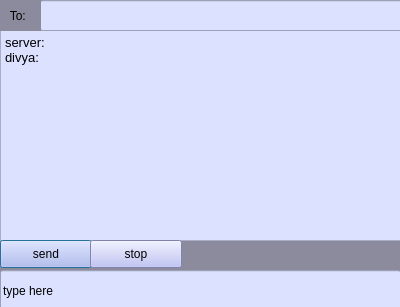
<?xml version="1.0" encoding="UTF-8"?>
<ui version="4.0">
 <class>Dialog</class>
 <widget class="QDialog" name="Dialog">
  <property name="geometry">
   <rect>
    <x>0</x>
    <y>0</y>
    <width>400</width>
    <height>307</height>
   </rect>
  </property>
  <property name="windowTitle">
   <string>Dialog</string>
  </property>
  <property name="styleSheet">
   <string notr="true">background-color: rgb(124, 124, 93);
background-color: rgb(139, 139, 157);</string>
  </property>
  <widget class="QTextEdit" name="textEdit">
   <property name="geometry">
    <rect>
     <x>0</x>
     <y>30</y>
     <width>401</width>
     <height>211</height>
    </rect>
   </property>
   <property name="styleSheet">
    <string notr="true">background-color: rgb(220, 225, 255);</string>
   </property>
   <property name="html">
    <string>&lt;!DOCTYPE HTML PUBLIC &quot;-//W3C//DTD HTML 4.0//EN&quot; &quot;http://www.w3.org/TR/REC-html40/strict.dtd&quot;&gt;
&lt;html&gt;&lt;head&gt;&lt;meta name=&quot;qrichtext&quot; content=&quot;1&quot; /&gt;&lt;style type=&quot;text/css&quot;&gt;
p, li { white-space: pre-wrap; }
&lt;/style&gt;&lt;/head&gt;&lt;body style=&quot; font-family:'Sans'; font-size:10pt; font-weight:400; font-style:normal;&quot;&gt;
&lt;p style=&quot; margin-top:0px; margin-bottom:0px; margin-left:0px; margin-right:0px; -qt-block-indent:0; text-indent:0px;&quot;&gt;server:&lt;/p&gt;
&lt;p style=&quot; margin-top:0px; margin-bottom:0px; margin-left:0px; margin-right:0px; -qt-block-indent:0; text-indent:0px;&quot;&gt;divya:&lt;/p&gt;&lt;/body&gt;&lt;/html&gt;</string>
   </property>
  </widget>
  <widget class="QPushButton" name="pushButton">
   <property name="geometry">
    <rect>
     <x>0</x>
     <y>240</y>
     <width>92</width>
     <height>28</height>
    </rect>
   </property>
   <property name="styleSheet">
    <string notr="true">background-color: rgb(179, 183, 243);</string>
   </property>
   <property name="text">
    <string>send</string>
   </property>
  </widget>
  <widget class="QPushButton" name="pushButton_2">
   <property name="geometry">
    <rect>
     <x>90</x>
     <y>240</y>
     <width>92</width>
     <height>28</height>
    </rect>
   </property>
   <property name="styleSheet">
    <string notr="true">background-color: rgb(179, 183, 243);</string>
   </property>
   <property name="text">
    <string>stop</string>
   </property>
  </widget>
  <widget class="QLineEdit" name="lineEdit">
   <property name="geometry">
    <rect>
     <x>40</x>
     <y>0</y>
     <width>371</width>
     <height>31</height>
    </rect>
   </property>
   <property name="styleSheet">
    <string notr="true">background-color: rgb(220, 225, 255);</string>
   </property>
  </widget>
  <widget class="QLabel" name="label">
   <property name="geometry">
    <rect>
     <x>0</x>
     <y>0</y>
     <width>41</width>
     <height>31</height>
    </rect>
   </property>
   <property name="text">
    <string>   To:</string>
   </property>
  </widget>
  <widget class="QLineEdit" name="lineEdit_2">
   <property name="geometry">
    <rect>
     <x>0</x>
     <y>270</y>
     <width>401</width>
     <height>41</height>
    </rect>
   </property>
   <property name="styleSheet">
    <string notr="true">background-color: rgb(220, 225, 255);</string>
   </property>
   <property name="text">
    <string>type here</string>
   </property>
  </widget>
 </widget>
 <resources/>
 <connections/>
</ui>
